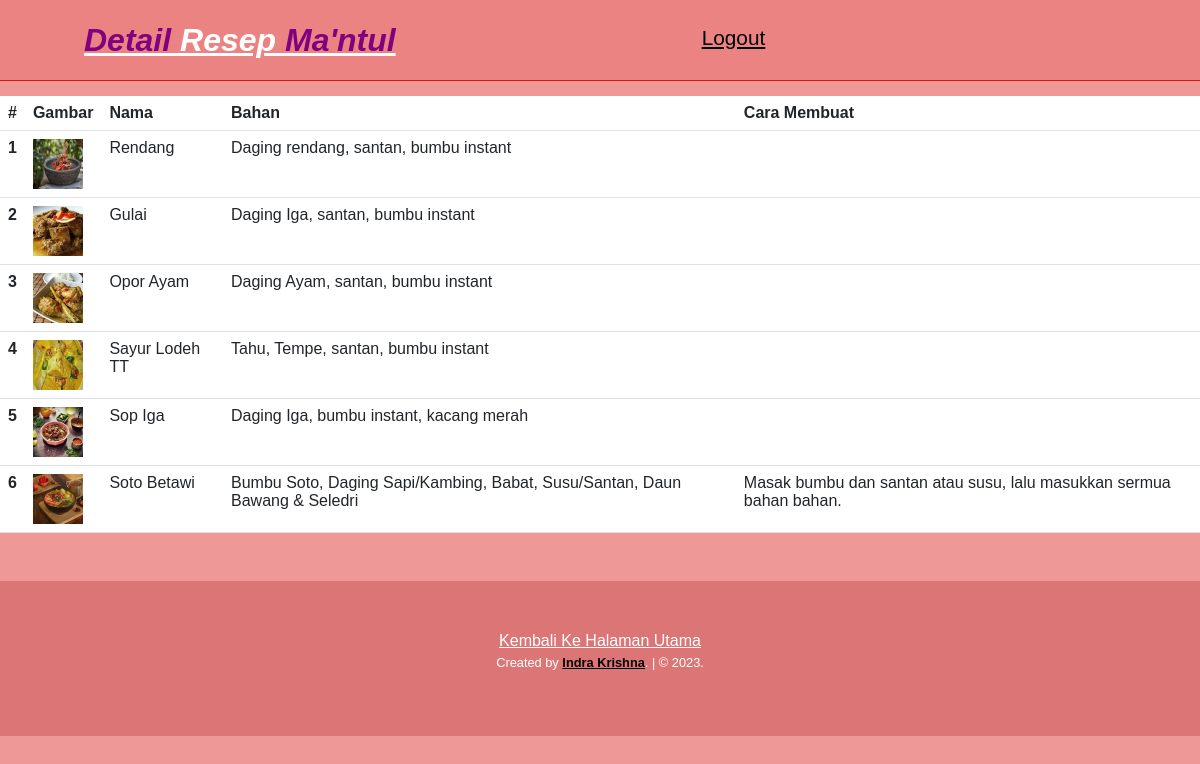
/more.php, run on the app's committed database.
### tables this page shows
CREATE TABLE `menu` (
  `idmenu` int NOT NULL,
  `gambar` varchar(255) NOT NULL,
  `nama` varchar(255) NOT NULL,
  `bahan` varchar(255) NOT NULL,
  `cara membuat` varchar(255) NOT NULL,
  `adminid` int NOT NULL
);

### functions.php (called while the page is built, shortened)
<?php
function koneksi()
{
  $conn = mysqli_connect("localhost", "root", "", "users");
  mysqli_select_db($conn, "users");
  return $conn;
};
function query($query)
{
  $conn = koneksi();
  $result = mysqli_query($conn, $query) or die(mysqli_error($conn));
  $rows = [];
  while ($row = mysqli_fetch_assoc($result)) {
    $rows[] = $row;
  }
  return $rows;
}
$makanan = query("SELECT * FROM menu ");

### more.php (the view, shortened to what this page needs)
<?php
require('functions.php');
?>
<link href="https://cdn.jsdelivr.net/npm/bootstrap@5.3.0-alpha3/dist/css/bootstrap.min.css" rel="stylesheet">
<link rel="stylesheet" href="css/more.css">
<body>
  <nav class="navbar">
    <a href="#" class="navbar-logo"><span id="admin">Detail</span> Resep <span>Ma'ntul</span></a>
    <div class="navbar-nav">
      <a href="registrasi.php">Logout</a>
    </div>
  </nav>
  <table class="table">
    <thead>
      <tr>
        <th scope="col">#</th>
        <th scope="col">Gambar</th>
        <th scope="col">Nama</th>
        <th scope="col">Bahan</th>
        <th scope="col">Cara Membuat</th>
      </tr>
    </thead>
    <tbody>
      <?php $i = 1; ?>
      <?php foreach ($makanan as $makan) : ?>
        <tr>
          <th scope="row"><?= $i++; ?></th>
          <td>
            <img src="img/<?= $makan['gambar']; ?>" width="50">
          </td>
          <td><?= $makan['nama']; ?></td>
          <td><?= $makan['bahan']; ?></td>
          <td><?= $makan['cara membuat']; ?></td>
        </tr>
      <?php endforeach; ?>
    </tbody>
  </table>
  <footer>
    <div class="socials">
    </div>
    <div class="links">
      <a href="index.php">Kembali Ke Halaman Utama</a>
    </div>
    <div class="credits">
      <p>Created by <a href="#">Indra Krishna</a>. | &copy; 2023.</p>
    </div>
  </footer>
</body>

### css/more.css (style rules this page uses)
* { margin: 0; padding: 0; box-sizing: border-box; outline: none; border: none; text-decoration: none; }
body { font-family: "Poppins", sans-serif; background-color: rgba(235, 127, 127, 0.8); color: black; padding-top: 6rem; }
.navbar { display: flex; justify-content: space-between; align-items: center; padding: 1rem 7%; background-color: rgba(235, 127, 127, 0.8); border-bottom: 1px solid var(--primary); position: fixed; top: 0; left: 0; right: 0; z-index: 9999; }
.navbar .navbar-logo { font-size: 2rem; font-weight: 580; color: white; font-style: italic; }
.navbar .navbar-logo span { color: purple; }
.navbar .navbar-nav a { color: black; display: inline-block; font-size: 1.3rem; margin: 0 1rem; }
.navbar .navbar-nav a::after { content: ""; display: block; padding-bottom: 0.3rem; border-bottom: 0.1rem solid var(--primary); transition: 0.4s linear; transform: scaleX(0); }
footer { background-color: rgba(211, 100, 100, 0.644); text-align: center; padding: 1rem 0 3rem; margin-top: 3rem; }
footer .socials { padding: 1rem 0; }
footer .links a { color: #fff; padding: 0.7rem 1rem; }
footer .credits { font-size: 0.8rem; color: #fff; display: block; padding: 0px 2rem; }
footer .credits a { color: black; font-weight: 700; margin-top: 2px; }

### data on the page
menu: gambar (picture), nama "Rendang", bahan "Daging rendang, santan, bumbu instant"
menu: gambar (picture), nama "Gulai", bahan "Daging Iga, santan, bumbu instant"
menu: gambar (picture), nama "Opor Ayam", bahan "Daging Ayam, santan, bumbu instant"
menu: gambar (picture), nama "Sayur Lodeh TT", bahan "Tahu, Tempe, santan, bumbu instant"
menu: gambar (picture), nama "Sop Iga", bahan "Daging Iga, bumbu instant, kacang merah"
menu: gambar (picture), nama "Soto Betawi", bahan "Bumbu Soto, Daging Sapi/Kambing, Babat, Susu/Santan, Daun Bawang & Seledri", cara membuat "Masak bumbu dan santan atau susu, lalu masukkan sermua bahan bahan."
